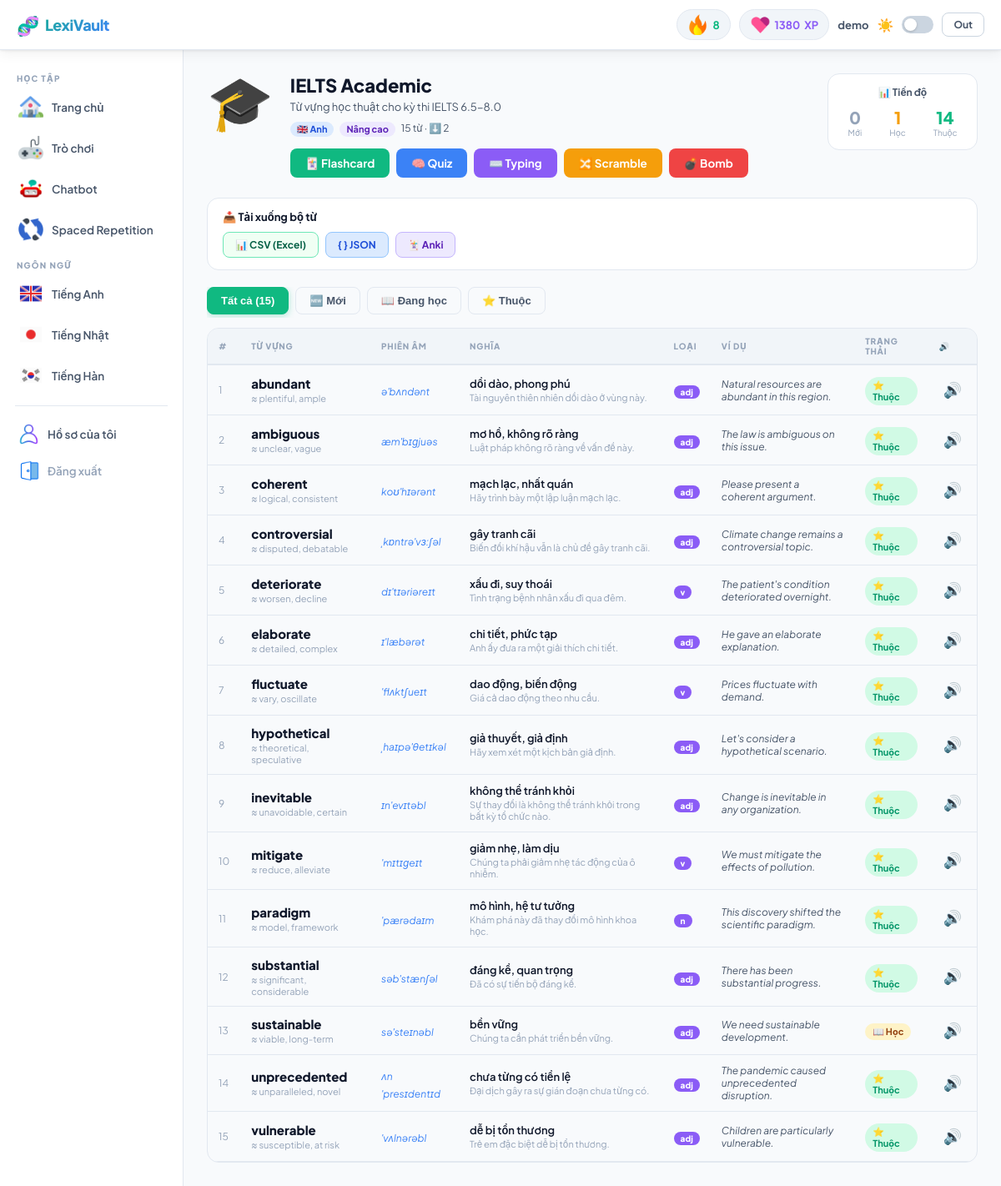
The page /deck/1 (signed in) on the database its author committed.
### tables this page shows
CREATE TABLE users (
        id INTEGER PRIMARY KEY AUTOINCREMENT,
        username TEXT UNIQUE NOT NULL,
        password TEXT NOT NULL,
        email TEXT,
        role TEXT DEFAULT 'user',
        is_active INTEGER DEFAULT 1,
        xp INTEGER DEFAULT 0,
        gems INTEGER DEFAULT 100,
        streak INTEGER DEFAULT 0,
        max_streak INTEGER DEFAULT 0,
        last_study DATE,
        avatar TEXT DEFAULT '🧑',
        created_at DATETIME DEFAULT CURRENT_TIMESTAMP
    );

CREATE TABLE decks (
        id INTEGER PRIMARY KEY AUTOINCREMENT,
        name TEXT NOT NULL,
        description TEXT,
        language TEXT DEFAULT 'en',
        level TEXT DEFAULT 'beginner',
        category TEXT DEFAULT 'general',
        emoji TEXT DEFAULT '📚',
        color TEXT DEFAULT '#2ECC71',
        is_public INTEGER DEFAULT 1,
        download_count INTEGER DEFAULT 0,
        word_count INTEGER DEFAULT 0,
        created_by INTEGER,
        created_at DATETIME DEFAULT CURRENT_TIMESTAMP
    );

CREATE TABLE study_progress (
        user_id INTEGER NOT NULL,
        word_id INTEGER NOT NULL,
        deck_id INTEGER NOT NULL,
        status TEXT DEFAULT 'new',
        correct_count INTEGER DEFAULT 0,
        wrong_count INTEGER DEFAULT 0,
        ease_factor REAL DEFAULT 2.5,
        sr_interval INTEGER DEFAULT 0,
        repetitions INTEGER DEFAULT 0,
        next_review DATETIME,
        last_studied DATETIME,
        UNIQUE(user_id, word_id)
    );

CREATE TABLE words (
        id INTEGER PRIMARY KEY AUTOINCREMENT,
        deck_id INTEGER NOT NULL,
        word TEXT NOT NULL,
        pronunciation TEXT,
        meaning TEXT NOT NULL,
        meaning_en TEXT,
        example TEXT,
        example_vn TEXT,
        part_of_speech TEXT DEFAULT 'word',
        synonyms TEXT,
        order_idx INTEGER DEFAULT 0,
        FOREIGN KEY(deck_id) REFERENCES decks(id) ON DELETE CASCADE
    );

### app.py (the view)
@app.route('/deck/<int:did>')
@login_required
def deck(did):
    u = me()
    conn = get_db()
    d = conn.execute("SELECT * FROM decks WHERE id=?", (did,)).fetchone()
    if not d: return "Not found", 404
    words = conn.execute("""
        SELECT w.*, sp.status, sp.correct_count, sp.wrong_count
        FROM words w LEFT JOIN study_progress sp ON sp.word_id=w.id AND sp.user_id=?
        WHERE w.deck_id=? ORDER BY w.order_idx
    """, (u['id'], did)).fetchall()
    in_lib = conn.execute("SELECT 1 FROM user_decks WHERE user_id=? AND deck_id=?", (u['id'], did)).fetchone()
    stats = conn.execute("""
        SELECT COUNT(*) as total,
          SUM(CASE WHEN sp.status='new' OR sp.status IS NULL THEN 1 ELSE 0 END) as new_w,
          SUM(CASE WHEN sp.status='learning' THEN 1 ELSE 0 END) as learning,
          SUM(CASE WHEN sp.status='mastered' THEN 1 ELSE 0 END) as mastered
        FROM words w LEFT JOIN study_progress sp ON sp.word_id=w.id AND sp.user_id=?
        WHERE w.deck_id=?
    """, (u['id'], did)).fetchone()
    conn.close()
    return render_template('deck.html', u=dict(u), d=dict(d),
                           words=[dict(w) for w in words],
                           in_lib=bool(in_lib), stats=dict(stats) if stats else {})

### app.py (called while the page is built)
def get_db():
    conn = sqlite3.connect(DB)
    conn.row_factory = sqlite3.Row
    return conn

def login_required(f):
    @functools.wraps(f)
    def w(*a, **kw):
        if 'uid' not in session: return redirect(url_for('login'))
        return f(*a, **kw)
    return w

def me():
    if 'uid' not in session: return None
    conn = get_db()
    u = conn.execute("SELECT * FROM users WHERE id=?", (session['uid'],)).fetchone()
    conn.close()
    return u

@app.context_processor
def helpers():
    def lang_label(code): return {'en': '🇬🇧 Anh', 'ja': '🇯🇵 Nhật', 'ko': '🇰🇷 Hàn', 'fr': '🇫🇷 Pháp'}.get(code, code)
    def level_label(l): return {'beginner': 'Cơ bản', 'intermediate': 'Trung cấp', 'advanced': 'Nâng cao'}.get(l, l)
    def mode_label(m): return {'flashcard': 'Flashcard', 'quiz': 'Quiz', 'typing': 'Typing', 'scramble': 'Scramble',
                               'speedmatch': 'Speed Match', 'memorypairs': 'Memory Pairs', 'wordbomb': 'Word Bomb'}.get(
        m, m)
    def cover_bg(lang, color):
        return f"background:{color};"
    return dict(lang_label=lang_label, level_label=level_label, mode_label=mode_label, cover_bg=cover_bg)

### templates/deck.html (shortened to what this page needs)
{% extends "base.html" %}
{% block content %}
<div style="display:flex;gap:20px;align-items:flex-start;flex-wrap:wrap;margin-bottom:24px;">
  <div style="font-size:64px;line-height:1;">{{ d.emoji }}</div>
  <div style="flex:1;min-width:200px;">
    <div style="font-size:22px;font-weight:900;margin-bottom:4px;">{{ d.name }}</div>
    <div style="color:var(--text2);font-size:13px;margin-bottom:10px;">{{ d.description }}</div>
    <div style="display:flex;gap:7px;flex-wrap:wrap;margin-bottom:14px;">
      <span class="tag tag-{{ d.language }}">{{ lang_label(d.language) }}</span>
      <span class="tag tag-{{ d.level[:3] }}">{{ level_label(d.level) }}</span>
      <span style="font-size:12px;color:var(--text2);">{{ d.word_count }} từ · ⬇️ {{ d.download_count }}</span>
    </div>
    {% if in_lib %}
    <div style="display:flex;gap:8px;flex-wrap:wrap;">
      <a href="/game/flashcard/{{ d.id }}" class="btn btn-g">🃏 Flashcard</a>
      <a href="/game/quiz/{{ d.id }}" class="btn btn-b">🧠 Quiz</a>
      <a href="/game/typing/{{ d.id }}" class="btn btn-p">⌨️ Typing</a>
      <a href="/game/scramble/{{ d.id }}" class="btn btn-o">🔀 Scramble</a>
      <a href="/game/wordbomb/{{ d.id }}" class="btn btn-r">💣 Bomb</a>
    </div>
    {% else %}
    <button class="btn btn-g btn-lg" onclick="addLib()">+ Thêm vào thư viện để học</button>
    {% endif %}
  </div>
  <div class="card" style="min-width:180px;">
    <div class="card-body" style="padding:14px;text-align:center;">
      <div style="font-size:12px;font-weight:700;color:var(--text2);margin-bottom:10px;">📊 Tiến độ</div>
      <div style="display:flex;gap:14px;justify-content:space-around;">
        <div><div style="font-size:20px;font-weight:900;color:var(--text3);">{{ stats.new_w or 0 }}</div><div style="font-size:10px;color:var(--text3);">Mới</div></div>
        <div><div style="font-size:20px;font-weight:900;color:var(--orange);">{{ stats.learning or 0 }}</div><div style="font-size:10px;color:var(--text3);">Học</div></div>
        <div><div style="font-size:20px;font-weight:900;color:var(--green);">{{ stats.mastered or 0 }}</div><div style="font-size:10px;color:var(--text3);">Thuộc</div></div>
      </div>
    </div>
  </div>
</div>
<div class="card" style="margin-bottom:20px;">
  <div class="card-body" style="padding:14px 18px;">
    <div style="font-size:13px;font-weight:700;margin-bottom:8px;">📥 Tải xuống bộ từ</div>
    <div class="dl-btns">
      <a href="/dl/{{ d.id }}/csv" class="dl-btn dl-csv">📊 CSV (Excel)</a>
      <a href="/dl/{{ d.id }}/json" class="dl-btn dl-json">{ } JSON</a>
      <a href="/dl/{{ d.id }}/anki" class="dl-btn dl-anki">🃏 Anki</a>
    </div>
  </div>
</div>
<div class="tabs" style="margin-bottom:12px;">
  <button class="tab on" onclick="filt('all',this)">Tất cả ({{ words|length }})</button>
  <button class="tab" onclick="filt('new',this)">🆕 Mới</button>
  <button class="tab" onclick="filt('learning',this)">📖 Đang học</button>
  <button class="tab" onclick="filt('mastered',this)">⭐ Thuộc</button>
</div>
<div class="t-wrap">
<table class="wtable" id="wtable">
  <thead><tr><th>#</th><th>Từ vựng</th><th>Phiên âm</th><th>Nghĩa</th><th>Loại</th><th>Ví dụ</th><th>Trạng thái</th><th>🔊</th></tr></thead>
  <tbody>
  {% for w in words %}
  <tr data-st="{{ w.status or 'new' }}">
    <td style="color:var(--text3);font-size:12px;">{{ loop.index }}</td>
    <td>
      <div class="w-word">{{ w.word }}</div>
      {% if w.synonyms %}<div style="font-size:11px;color:var(--text3);margin-top:2px;">≈ {{ w.synonyms }}</div>{% endif %}
    </td>
    <td><span style="font-size:12px;color:var(--blue);font-style:italic;">{{ w.pronunciation or '—' }}</span></td>
    <td>
      <div style="font-size:13px;font-weight:600;">{{ w.meaning }}</div>
      {% if w.example_vn %}<div style="font-size:11px;color:var(--text3);margin-top:2px;">{{ w.example_vn }}</div>{% endif %}
    </td>
    <td>{% if w.part_of_speech %}<span class="w-pos">{{ w.part_of_speech }}</span>{% endif %}</td>
    <td style="font-size:12px;color:var(--text2);max-width:200px;font-style:italic;">{{ w.example or '' }}</td>
    <td><span class="st-badge st-{{ w.status or 'new' }}">{{ '⭐ Thuộc' if w.status=='mastered' else ('📖 Học' if w.status=='learning' else '🆕 Mới') }}</span></td>
    <td><button class="speak-btn" onclick="speak('{{ w.word }}','{{ d.language }}')">🔊</button></td>
  </tr>
  {% endfor %}
  </tbody>
</table>
</div>
{% endblock %}

### templates/base.html (shortened to what this page needs)
<!DOCTYPE html>
<html lang="vi" data-theme="light">
<head>
  <link rel="stylesheet" href="https://cdnjs.cloudflare.com/ajax/libs/font-awesome/6.5.0/css/all.min.css">
<link rel="stylesheet" href="/static/css/main.css">
</head>
<body>
<nav class="nav">
  <a href="/" class="nav-logo"><span class="ico">🧬</span> LexiVault</a>
  <div class="nav-r">
    <div class="pill g"><img src="/static/icons/fire.png" width="25"> <span id="ns">{{ u.streak }}</span></div>
    <div class="pill p"><img src="/static/icons/heart.png" width="25"><span id="nx">{{ u.xp }}</span> XP</div>
    <span style="font-weight:700;font-size:13px;color:var(--text2);">{{ u.username }}</span>
    <span id="ti" style="font-size:16px;cursor:pointer;" onclick="togT()">☀</span>
    <button class="theme-tog" onclick="togT()" aria-label="Theme"></button>
    <a href="/logout" class="btn btn-ghost btn-sm">Out</a>
  </div>
</nav>
<div class="layout">
  <aside class="sidebar">
    <div class="s-sec">Học tập</div>
    <a href="/" class="s-link {% if request.path=='/' and request.args.get('lang') is none %}active{% endif %}">
        <img src="/static/icons/home.png" width="30"> Trang chủ
    </a>
    <a href="/games" class="s-link {% if request.path=='/games' %}active{% endif %}">
        <img src="/static/icons/game.png" width="30"> Trò chơi
    </a>
    <a href="/chat" class="s-link {% if request.path=='/chat' %}active{% endif %}">
        <img src="/static/icons/chat.png" width="30"> Chatbot
    </a>
    <a href="/review" class="s-link {% if request.path=='/review' %}active{% endif %}">
        <img src="/static/icons/repeat.png" width="30"></i> Spaced Repetition
    </a>
    <div class="s-sec">Ngôn ngữ</div>
    <a href="/?lang=en" class="s-link {% if request.args.get('lang')=='en' %}active{% endif %}">
        <img src="/static/flags/gb.png" width="30"> Tiếng Anh
    </a>
    <a href="/?lang=ja" class="s-link {% if request.args.get('lang')=='ja' %}active{% endif %}">
        <img src="/static/flags/jp.png" width="30"> Tiếng Nhật
    </a>
    <a href="/?lang=ko" class="s-link {% if request.args.get('lang')=='ko' %}active{% endif %}">
        <img src="/static/flags/kr.png" width="30"> Tiếng Hàn
    </a>
    <div style="height:1px;background:var(--border);margin:12px 8px;"></div>
    <a href="/profile" class="s-link {% if request.path=='/profile' %}active{% endif %}">
        <img src="/static/icons/profile.png" width="25"></i> Hồ sơ của tôi
    </a>
    <a href="/logout" class="s-link" style="color:var(--text3);">
        <img src="/static/icons/logout.png" width="25"> Đăng xuất
    </a>
</aside>
  <main class="main">
    <div class="main-shell">
      {% block content %}{% endblock %}
    </div>
  </main>
</div>
</body>
</html>

### rows shown on the page
users: streak "8", xp "1380", username "demo"
decks: emoji "🎓", name "IELTS Academic", description "Từ vựng học thuật cho kỳ thi IELTS 6.5-8.0", language "🇬🇧 Anh", level "Nâng cao", word_count "15", download_count "2"
study_progress: word "abundant", synonyms "plentiful, ample", pronunciation "əˈbʌndənt", meaning "dồi dào, phong phú", example_vn "Tài nguyên thiên nhiên dồi dào ở vùng này.", part_of_speech "adj", example "Natural resources are abundant in this region.", status "⭐ Thuộc"
study_progress: word "ambiguous", synonyms "unclear, vague", pronunciation "æmˈbɪɡjuəs", meaning "mơ hồ, không rõ ràng", example_vn "Luật pháp không rõ ràng về vấn đề này.", part_of_speech "adj", example "The law is ambiguous on this issue.", status "⭐ Thuộc"
study_progress: word "coherent", synonyms "logical, consistent", pronunciation "koʊˈhɪərənt", meaning "mạch lạc, nhất quán", example_vn "Hãy trình bày một lập luận mạch lạc.", part_of_speech "adj", example "Please present a coherent argument.", status "⭐ Thuộc"
study_progress: word "controversial", synonyms "disputed, debatable", pronunciation "ˌkɒntrəˈvɜːʃəl", meaning "gây tranh cãi", example_vn "Biến đổi khí hậu vẫn là chủ đề gây tranh cãi.", part_of_speech "adj", example "Climate change remains a controversial topic.", status "⭐ Thuộc"
study_progress: word "deteriorate", synonyms "worsen, decline", pronunciation "dɪˈtɪəriəreɪt", meaning "xấu đi, suy thoái", example_vn "Tình trạng bệnh nhân xấu đi qua đêm.", part_of_speech "v", example "The patient's condition deteriorated overnight.", status "⭐ Thuộc"
study_progress: word "elaborate", synonyms "detailed, complex", pronunciation "ɪˈlæbərət", meaning "chi tiết, phức tạp", example_vn "Anh ấy đưa ra một giải thích chi tiết.", part_of_speech "adj", example "He gave an elaborate explanation.", status "⭐ Thuộc"
study_progress: word "fluctuate", synonyms "vary, oscillate", pronunciation "ˈflʌktʃueɪt", meaning "dao động, biến động", example_vn "Giá cả dao động theo nhu cầu.", part_of_speech "v", example "Prices fluctuate with demand.", status "⭐ Thuộc"
study_progress: word "hypothetical", synonyms "theoretical, speculative", pronunciation "ˌhaɪpəˈθetɪkəl", meaning "giả thuyết, giả định", example_vn "Hãy xem xét một kịch bản giả định.", part_of_speech "adj", example "Let's consider a hypothetical scenario.", status "⭐ Thuộc"
study_progress: word "inevitable", synonyms "unavoidable, certain", pronunciation "ɪnˈevɪtəbl", meaning "không thể tránh khỏi", example_vn "Sự thay đổi là không thể tránh khỏi trong bất kỳ tổ chức nào.", part_of_speech "adj", example "Change is inevitable in any organization.", status "⭐ Thuộc"
study_progress: word "mitigate", synonyms "reduce, alleviate", pronunciation "ˈmɪtɪɡeɪt", meaning "giảm nhẹ, làm dịu", example_vn "Chúng ta phải giảm nhẹ tác động của ô nhiễm.", part_of_speech "v", example "We must mitigate the effects of pollution.", status "⭐ Thuộc"
study_progress: word "paradigm", synonyms "model, framework", pronunciation "ˈpærədaɪm", meaning "mô hình, hệ tư tưởng", example_vn "Khám phá này đã thay đổi mô hình khoa học.", part_of_speech "n", example "This discovery shifted the scientific paradigm.", status "⭐ Thuộc"
study_progress: word "substantial", synonyms "significant, considerable", pronunciation "səbˈstænʃəl", meaning "đáng kể, quan trọng", example_vn "Đã có sự tiến bộ đáng kể.", part_of_speech "adj", example "There has been substantial progress.", status "⭐ Thuộc"
study_progress: word "sustainable", synonyms "viable, long-term", pronunciation "səˈsteɪnəbl", meaning "bền vững", example_vn "Chúng ta cần phát triển bền vững.", part_of_speech "adj", example "We need sustainable development.", status "📖 Học"
study_progress: word "unprecedented", synonyms "unparalleled, novel", pronunciation "ʌnˈpresɪdentɪd", meaning "chưa từng có tiền lệ", example_vn "Đại dịch gây ra sự gián đoạn chưa từng có.", part_of_speech "adj", example "The pandemic caused unprecedented disruption.", status "⭐ Thuộc"
study_progress: word "vulnerable", synonyms "susceptible, at risk", pronunciation "ˈvʌlnərəbl", meaning "dễ bị tổn thương", example_vn "Trẻ em đặc biệt dễ bị tổn thương.", part_of_speech "adj", example "Children are particularly vulnerable.", status "⭐ Thuộc"

### other values the page prints
{{ stats.new_w or 0 }} "0"
{{ stats.learning or 0 }} "1"
{{ stats.mastered or 0 }} "14"
{{ words|length }} "15"
